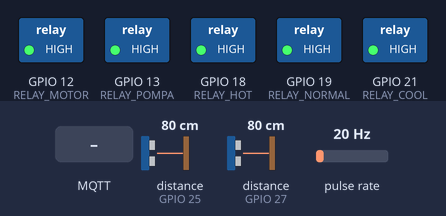
The sketch below on a simulated ESP32. Shown: switched loads named in the sketch (green lamp = pin HIGH). Wiring (inferred from the names in the program): pulse sensor: data GPIO 5. The inputs (shaded band) are chosen by the test bench; at power-on: distance to the obstacle (sensors on GPIO 27, GPIO 25) 80 cm, pulse rate 20 Hz. The echo pulse lasts 58.3 µs per cm; WiFi joins after 1.5 s; servers stay silent unless stated; no MQTT or app messages arrive unless stated; what the sketch prints to the serial monitor is not drawn.

Above: at 2.7 s.
2.8 s: MQTT message "dingin" arrives on the first subscribed topic
4.3 s: MQTT message "OK" arrives on the second subscribed topic
At 5.2 s:
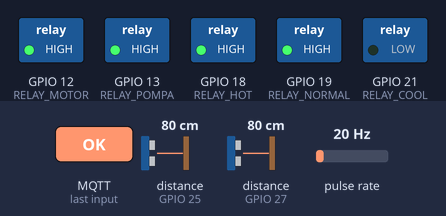
5.8 s: MQTT message "normal" arrives on the first subscribed topic
7.4 s: distance to the obstacle (sensor on GPIO 27) set to 11 cm
8.9 s: distance to the obstacle (sensor on GPIO 27) set to 8 cm
At 10.0 s:
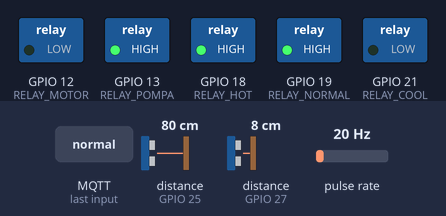
10.4 s: MQTT message "OK" arrives on the second subscribed topic
At 11.6 s:
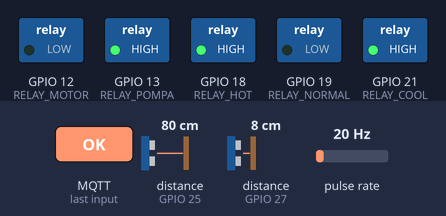
Timing chart, 0 to 12.9 s (numbered marks = the images above; inputs shaded):
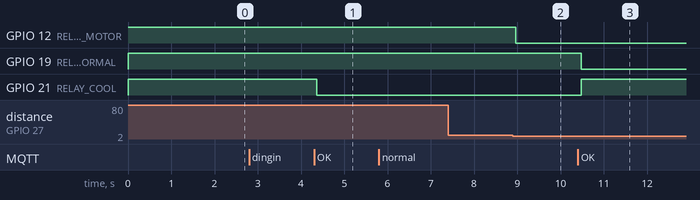

The sketch:

control.ino
```cpp
#include <WiFi.h>
#include <PubSubClient.h>
#include <NewPing.h>

// WiFi Credentials
const char* ssid = "Modal ";
const char* password = "mauan lu";

// MQTT Configuration
const char* mqtt_server = "broker.hivemq.com";
const int mqtt_port = 1883;
const char* mqtt_client_id = "esp32_filling_relay";
const char* mqtt_topic_sub = "filling/perintah";
const char* mqtt_topic_status = "filling/status";
const char* mqtt_topic_confirm = "filling/confirm";

// Pin Definitions
#define TRIG_KANAN   14
#define ECHO_KANAN   27
#define TRIG_TENGAH  26
#define ECHO_TENGAH  25
#define TRIG_KIRI    33
#define ECHO_KIRI    32
#define RELAY_COOL   21
#define RELAY_NORMAL 19
#define RELAY_HOT    18
#define RELAY_MOTOR  12
#define RELAY_POMPA  13
#define FLOW_METER_PIN 5

// Ultrasonic Sensor Configuration
#define MAX_DISTANCE 50
#define DETEKSI_JARAK 10
NewPing sonarKiri(TRIG_KIRI, ECHO_KIRI, MAX_DISTANCE);
NewPing sonarTengah(TRIG_TENGAH, ECHO_TENGAH, MAX_DISTANCE);
NewPing sonarKanan(TRIG_KANAN, ECHO_KANAN, MAX_DISTANCE);

// Flow Meter Configuration
#define TARGET_PULSE 900000 // Adjusted for 365ml
volatile int flowPulseCount = 0;

// System State
String currentMode = "";
bool isFilling = false;
bool fillingCompleted = false;
String queuedCommand = "";
bool waitingForConfirm = false;

// WiFi and MQTT Clients
WiFiClient espClient;
PubSubClient client(espClient);

// Function to read stable distance from ultrasonic sensor
float readStableDistance(NewPing &sonar, const char* sensorName, int samples = 3) {
  float sum = 0;
  int validReadings = 0;
  for (int i = 0; i < samples; i++) {
    float distance = sonar.ping_cm();
    if (distance > 0) {
      sum += distance;
      validReadings++;
    }
    delay(10);
  }
  float result = validReadings > 0 ? sum / validReadings : 0;
  Serial.print("Stable distance for "); Serial.print(sensorName);
  Serial.print(": "); Serial.print(result); Serial.println(" cm");
  return result;
}

// Flow Meter Interrupt
void IRAM_ATTR flowMeterISR() {
  flowPulseCount++;
}

void setup() {
  Serial.begin(115200);

  pinMode(RELAY_COOL, OUTPUT);
  pinMode(RELAY_NORMAL, OUTPUT);
  pinMode(RELAY_HOT, OUTPUT);
  pinMode(RELAY_MOTOR, OUTPUT);
  pinMode(RELAY_POMPA, OUTPUT);
  pinMode(FLOW_METER_PIN, INPUT_PULLUP);

  stopAll();
  attachInterrupt(digitalPinToInterrupt(FLOW_METER_PIN), flowMeterISR, FALLING);

  wifiConnect();
  client.setServer(mqtt_server, mqtt_port);
  client.setCallback(callback);
}

void loop() {
  if (!client.connected()) mqttReconnect();
  client.loop();

  if (!isFilling && !fillingCompleted && currentMode != "") {
    float jarakKanan = readStableDistance(sonarKanan, "Kanan");
    if (jarakKanan > 0 && jarakKanan < DETEKSI_JARAK) {
      Serial.println("Glass detected at right, starting motor...");
      client.publish(mqtt_topic_status, "motor_started");
      digitalWrite(RELAY_MOTOR, LOW);
      isFilling = true;
    }
  }
  else if (isFilling) {
    float jarakTengah = readStableDistance(sonarTengah, "Tengah");
    if (jarakTengah > 0 && jarakTengah < DETEKSI_JARAK) {
      digitalWrite(RELAY_MOTOR, HIGH); // Stop motor
      Serial.println("Glass at middle, starting pump...");
      client.publish(mqtt_topic_status, "filling_waiting_for_flow");
      digitalWrite(RELAY_POMPA, LOW); // Start pump

      unsigned long startWait = millis();
      unsigned long maxWait = 3000;
      int startPulse = flowPulseCount;

      while (flowPulseCount == startPulse && millis() - startWait < maxWait) {
        delay(50);
        client.loop();
      }

      if (flowPulseCount == startPulse) {
        Serial.println("ERROR: Flow meter not detecting flow.");
        stopAll();
        client.publish(mqtt_topic_status, "error:no_flow_detected");
        isFilling = false;
        currentMode = "";
        return;
      }

      Serial.println("Filling started");
      client.publish(mqtt_topic_status, "filling_started");
      flowPulseCount = 0;

      // Filling loop
      while (flowPulseCount < TARGET_PULSE && jarakTengah > 0 && jarakTengah < DETEKSI_JARAK) {
        float progress = (float)flowPulseCount / TARGET_PULSE * 100;
        String progressMsg = "progress:" + String(progress, 1);
        client.publish(mqtt_topic_status, progressMsg.c_str());
        Serial.print("Progress: "); Serial.print(progress); Serial.println("%");
        Serial.print("jarakTengah: "); Serial.print(jarakTengah); Serial.println(" cm");

        if (flowPulseCount >= TARGET_PULSE * 0.9 && flowPulseCount < TARGET_PULSE) {
          digitalWrite(RELAY_POMPA, HIGH); delay(300);
          digitalWrite(RELAY_POMPA, LOW);
        }

        delay(100);
        client.loop();
        jarakTengah = readStableDistance(sonarTengah, "Tengah");
      }

      digitalWrite(RELAY_POMPA, HIGH); // Stop pump
      delay(500);

      if (flowPulseCount >= TARGET_PULSE) {
        Serial.println("Filling completed");
        client.publish(mqtt_topic_status, "filling_completed");
        digitalWrite(RELAY_MOTOR, LOW); // Move glass to left
        delay(1000); // beri waktu motor jalan
        isFilling = false;
        fillingCompleted = true;
      } else {
        Serial.println("ERROR: Glass moved during filling.");
        client.publish(mqtt_topic_status, "error:glass_moved");
        stopAll();
        isFilling = false;
        currentMode = "";
        return;
      }
    }
  }
  else if (fillingCompleted) {
    float jarakKiri = readStableDistance(sonarKiri, "Kiri");
    if (jarakKiri > 0 && jarakKiri < DETEKSI_JARAK) {
      stopAll();
      Serial.println("Process completed");
      client.publish(mqtt_topic_status, "process_completed");
      fillingCompleted = false;
      currentMode = "";
    }
  }

  delay(100);
}

void stopAll() {
  digitalWrite(RELAY_MOTOR, HIGH);
  digitalWrite(RELAY_POMPA, HIGH);
  digitalWrite(RELAY_COOL, HIGH);
  digitalWrite(RELAY_NORMAL, HIGH);
  digitalWrite(RELAY_HOT, HIGH);
}

void wifiConnect() {
  Serial.print("Connecting to WiFi...");
  WiFi.begin(ssid, password);
  while (WiFi.status() != WL_CONNECTED) {
    delay(500); Serial.print(".");
  }
  Serial.println("WiFi connected");
}

void mqttReconnect() {
  while (!client.connected()) {
    Serial.print("Connecting to MQTT...");
    if (client.connect(mqtt_client_id)) {
      Serial.println("connected");
      client.subscribe(mqtt_topic_sub);
      client.subscribe(mqtt_topic_confirm);
      client.publish(mqtt_topic_status, "ready");
    } else {
      Serial.print("failed, rc=");
      Serial.print(client.state());
      Serial.println(" try again in 5 seconds");
      delay(5000);
    }
  }
}

void callback(char* topic, byte* payload, unsigned int length) {
  String message;
  for (unsigned int i = 0; i < length; i++) message += (char)payload[i];
  Serial.print("Message arrived ["); Serial.print(topic); Serial.print("] "); Serial.println(message);

  if (String(topic) == mqtt_topic_sub) {
    if (isFilling || fillingCompleted) {
      client.publish(mqtt_topic_status, "error:process_active");
      return;
    }
    if (message == "dingin" || message == "normal" || message == "panas") {
      queuedCommand = message;
      waitingForConfirm = true;
      client.publish(mqtt_topic_status, "waiting_for_ok");
    } else {
      client.publish(mqtt_topic_status, "error:unknown_command");
    }
  } else if (String(topic) == mqtt_topic_confirm && message == "OK" && waitingForConfirm) {
    currentMode = queuedCommand;
    waitingForConfirm = false;
    String modeSetMsg = "mode_set:" + currentMode;
    client.publish(mqtt_topic_status, modeSetMsg.c_str());

    digitalWrite(RELAY_COOL, currentMode == "dingin" ? LOW : HIGH);
    digitalWrite(RELAY_NORMAL, currentMode == "normal" ? LOW : HIGH);
    digitalWrite(RELAY_HOT, currentMode == "panas" ? LOW : HIGH);
  }
}
```

Measured:
- the behaviour switches between 10 and 9 cm on distance to the obstacle (sensor on GPIO 27) (found by bisection; images 1 and 2)
- after the input at 2.8 s, every drawn part: stays the same
- after the input at 4.3 s, GPIO 21 (RELAY_COOL): HIGH → LOW after 0.06 s
- after the input at 5.8 s, every drawn part: stays the same
- after the input at 7.4 s, every drawn part: stays the same
- after the input at 8.9 s, GPIO 12 (RELAY_MOTOR): HIGH → LOW after 0.07 s
- after the input at 10.4 s, GPIO 19 (RELAY_NORMAL): HIGH → LOW after 0.07 s; GPIO 21 (RELAY_COOL): LOW → HIGH after 0.07 s
